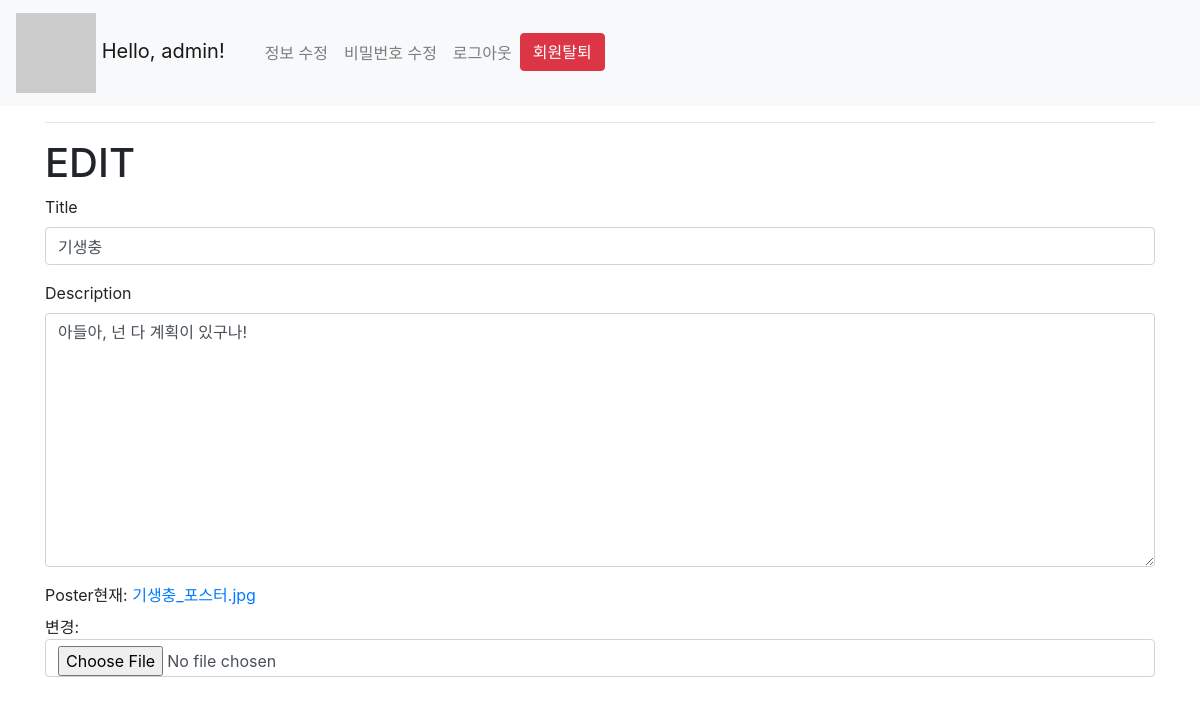
The app's page /movies/1/edit/ (signed in) with its own data.
### accounts/models.py (models this page shows)
class User(AbstractUser):
    pass

### movies/models.py (models this page shows, shortened)
class Movie(models.Model):
    title = models.CharField(max_length=30)
    description = models.TextField()
    poster = models.ImageField()
    created_at = models.DateTimeField(auto_now_add=True)
    updated_at = models.DateTimeField(auto_now=True)
    user = models.ForeignKey(settings.AUTH_USER_MODEL, on_delete=models.CASCADE)
    class Meta:
        ordering = ('-pk',)

### movies/views.py (the view)
# urls.py: path('<int:movie_pk>/edit/', views.edit, name="edit"),
def edit(request, movie_pk):
    movie = get_object_or_404(Movie, pk=movie_pk)
    if request.user == movie.user:
        if request.method == "POST":
            form = MovieForm(request.POST, request.FILES, instance=movie)
            if form.is_valid():
                movie.title = form.cleaned_data.get("title")
                movie.description = form.cleaned_data.get("description")
                movie.poster = form.cleaned_data.get("poster")
                movie.save()
            return redirect("movies:index")
        else:
            form = MovieForm(instance=movie)
            context = {'form': form}
    return render(request, 'movies/new.html', context)

### movies/forms.py
class MovieForm(forms.ModelForm):
    class Meta:
        model = Movie
        fields = ('title', 'description', 'poster',)

### accounts/templatetags/gravatar.py (called while the page is built)
@register.filter # 아래의 함수를 필터로 추가한다
def makemd5(email):
    return hashlib.md5(email.strip().lower().encode("utf-8")).hexdigest()

### movies/templates/movies/new.html (shortened to what this page needs)
{% extends 'base.html' %}
{% load bootstrap4 %}
{% block body %}
    {% if request.resolver_match.url_name == 'new' %}
    <h1>NEW MOVIE</h1>
    {% else %}
    <h1>EDIT</h1>
    {% endif %}
    <form action="" method="POST" enctype="multipart/form-data">
        {% bootstrap_form form %}
    </form>
{% endblock %}

### movies/templates/movies/_nav.html (shortened to what this page needs)
{% load gravatar %}
<nav class="navbar navbar-expand-lg navbar-light bg-light">
    {% if user.is_authenticated %}
    <a class="navbar-brand" href="{% url 'movies:index' %}">
        <img src="https://www.gravatar.com/avatar/{{user.email|makemd5}}?d=wavatar" alt="">
        Hello, {{ user.username }}!
    </a>
    <div class="collapse navbar-collapse" id="navbarSupportedContent">
        <ul class="navbar-nav">
            <li class="nav-item">
                <a class="nav-link" href=""></a>
            </li>
            <li class="nav-item">
                <a class="nav-link" href="{% url 'accounts:update' %}">정보 수정</a>
            </li>
            <li class="nav-item">
                <a class="nav-link" href="{% url 'accounts:change_password' %}">비밀번호 수정</a>
            </li>
            <li class="nav-item">
                <a class="nav-link" href="{% url 'accounts:logout' %}">로그아웃</a>
            </li>
            <li class="nav-item">
                <form action="{% url 'accounts:delete' %}" method="POST">
                    <input type="submit" value="회원탈퇴" class="btn btn-danger">
                </form>
            </li>
        </ul>
    </div>
    {% endif %}
</nav>

### records on screen
User: username "admin"
Movie: title "기생충", description "아들아, 넌 다 계획이 있구나!"
